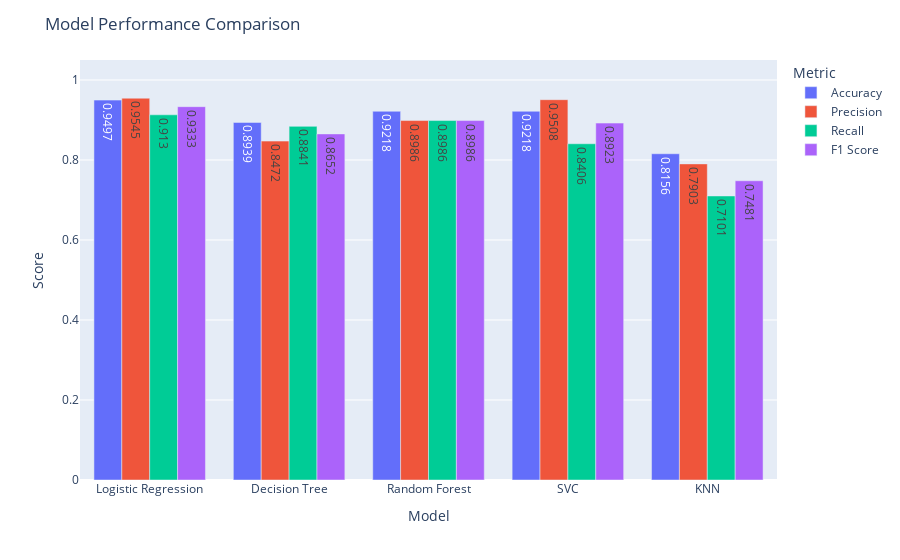

Notebook code for this chart:
### Code cell
# Convert to DataFrame and melt
df_results = pd.DataFrame(model_results)
df_melted = df_results.melt(id_vars='Model', var_name='Metric', value_name='Score')

# Plotly interactive bar chart
fig = px.bar(df_melted, 
             x='Model', 
             y='Score', 
             color='Metric', 
             barmode='group',
             text='Score',
             hover_data={'Score': ':.4f'})

fig.update_layout(
    title='Model Performance Comparison',
    yaxis=dict(range=[0, 1.05]),
    hovermode='x unified'
)

fig.show()

### Figure 1 — Plotly figure (JSON) as saved in the notebook; plotly's stock layout.template omitted (floating-point values rounded to 4 significant figures)
{"data": [{"alignmentgroup": "True", "hovertemplate": "Metric=Accuracy<br>Model=%{x}<br>Score=%{text:.4f}<extra></extra>", "legendgroup": "Accuracy", "marker": {"color": "#636efa", "pattern": {"shape": ""}}, "name": "Accuracy", "offsetgroup": "Accuracy", "orientation": "v", "showlegend": true, "text": [0.9497, 0.8939, 0.9218, 0.9218, 0.8156], "textposition": "auto", "type": "bar", "x": ["Logistic Regression", "Decision Tree", "Random Forest", "SVC", "KNN"], "xaxis": "x", "y": [0.9497, 0.8939, 0.9218, 0.9218, 0.8156], "yaxis": "y"}, {"alignmentgroup": "True", "hovertemplate": "Metric=Precision<br>Model=%{x}<br>Score=%{text:.4f}<extra></extra>", "legendgroup": "Precision", "marker": {"color": "#EF553B", "pattern": {"shape": ""}}, "name": "Precision", "offsetgroup": "Precision", "orientation": "v", "showlegend": true, "text": [0.9545, 0.8472, 0.8986, 0.9508, 0.7903], "textposition": "auto", "type": "bar", "x": ["Logistic Regression", "Decision Tree", "Random Forest", "SVC", "KNN"], "xaxis": "x", "y": [0.9545, 0.8472, 0.8986, 0.9508, 0.7903], "yaxis": "y"}, {"alignmentgroup": "True", "hovertemplate": "Metric=Recall<br>Model=%{x}<br>Score=%{text:.4f}<extra></extra>", "legendgroup": "Recall", "marker": {"color": "#00cc96", "pattern": {"shape": ""}}, "name": "Recall", "offsetgroup": "Recall", "orientation": "v", "showlegend": true, "text": [0.913, 0.8841, 0.8986, 0.8406, 0.7101], "textposition": "auto", "type": "bar", "x": ["Logistic Regression", "Decision Tree", "Random Forest", "SVC", "KNN"], "xaxis": "x", "y": [0.913, 0.8841, 0.8986, 0.8406, 0.7101], "yaxis": "y"}, {"alignmentgroup": "True", "hovertemplate": "Metric=F1 Score<br>Model=%{x}<br>Score=%{text:.4f}<extra></extra>", "legendgroup": "F1 Score", "marker": {"color": "#ab63fa", "pattern": {"shape": ""}}, "name": "F1 Score", "offsetgroup": "F1 Score", "orientation": "v", "showlegend": true, "text": [0.9333, 0.8652, 0.8986, 0.8923, 0.7481], "textposition": "auto", "type": "bar", "x": ["Logistic Regression", "Decision Tree", "Random Forest", "SVC", "KNN"], "xaxis": "x", "y": [0.9333, 0.8652, 0.8986, 0.8923, 0.7481], "yaxis": "y"}], "layout": {"barmode": "group", "hovermode": "x unified", "legend": {"title": {"text": "Metric"}, "tracegroupgap": 0}, "margin": {"t": 60}, "title": {"text": "Model Performance Comparison"}, "xaxis": {"anchor": "y", "domain": [0, 1], "title": {"text": "Model"}}, "yaxis": {"anchor": "x", "domain": [0, 1], "range": [0, 1.05], "title": {"text": "Score"}}}}
